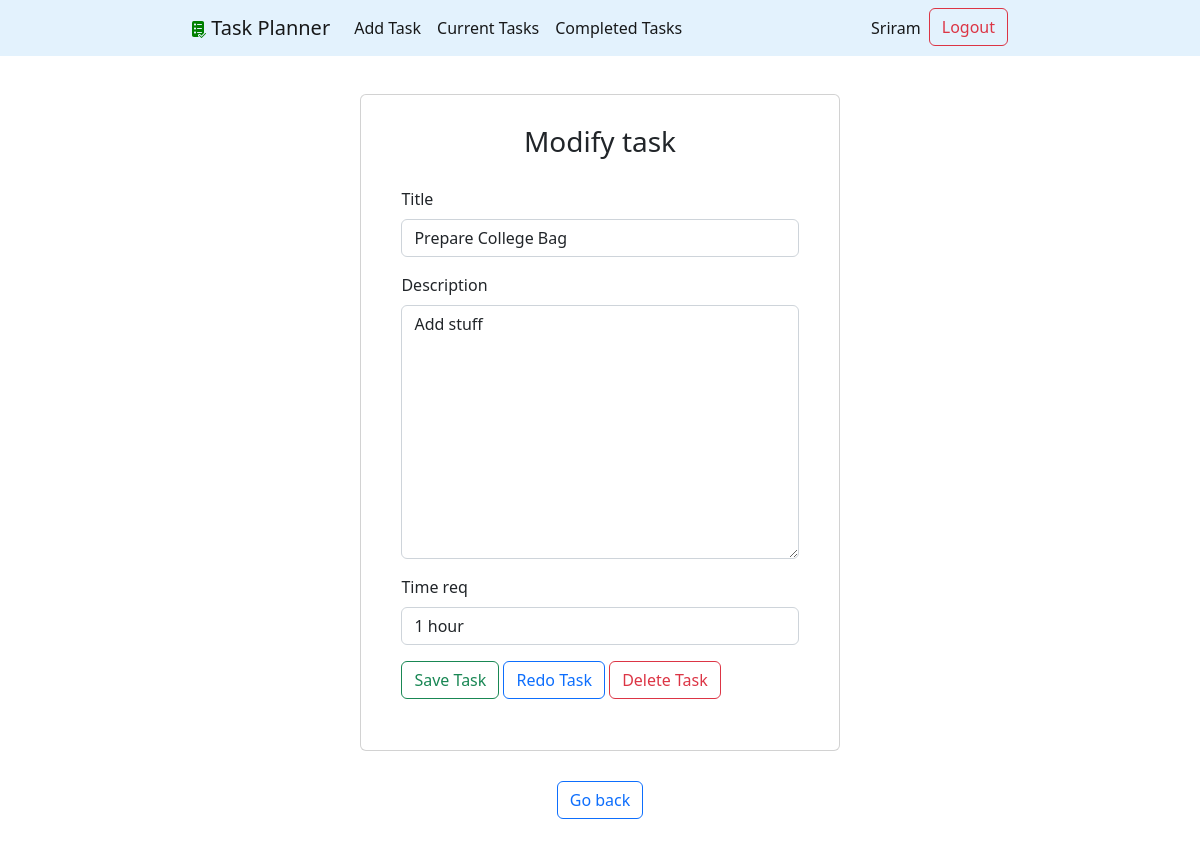
Page /task/11 (signed in) on the committed database.
### taskplanner/models.py (models this page shows, shortened)
class Task(models.Model):
    title = models.CharField(max_length=100)
    description = models.TextField(blank=True)
    created = models.DateField(auto_now_add=True)
    time_req = models.CharField(max_length=100,null=True,blank=True)
    completed = models.BooleanField(null=True,blank=True)
    completed_date = models.DateTimeField(null=True,blank=True)
    user = models.ForeignKey(User, on_delete=models.CASCADE)

### taskplanner/views.py (the view, shortened to what this page needs)
# urls.py: path('task/<int:task_pk>', views.viewtask, name='viewtask'),
@login_required
def viewtask(request, task_pk):
    task = get_object_or_404(Task,pk=task_pk, user = request.user)
    data = {'task':task}
    if request.method == 'GET':
        form = TaskForm(instance=task)
        data['form'] = form
        return render(request, 'taskplanner/task.html', data)

### taskplanner/forms.py
class TaskForm(ModelForm):
    class Meta:
        model = Task
        fields = ['title','description','time_req']

### taskplanner/templates/taskplanner/task.html (shortened to what this page needs)
{% extends 'taskplanner/base.html'%}
{% block content %}
    <div class="card task">
        <h3 class="text-center">Modify task</h3>
        <form action="" method="post" class="task">
            <div class="mb-3">
                <label for="id_title" class="form-label">Title</label>
                <input type="text" name="title" maxlength="100" required="" id="id_title" class="form-control" value="{{ task.title }}">
            </div>
            <div class="mb-3">
                <label for="id_description" class="form-label">Description</label>
                <textarea name="description" cols="40" rows="10" id="id_description" class="form-control" value="">{{ task.description }}</textarea>
            </div>
            <div class="mb-3">
                <label for="id_time_req" class="form-label" >Time req</label>
                <input type="text" name="time_req" id="id_time_req" class="form-control" value="{{ task.time_req }}">
            </div>
        <button type="submit" class="btn btn-outline-success"> Save Task</button>
        {% if task.completed is not True %}
        <button type="button" class="btn btn-outline-primary" onclick="$('#complete').click()">Complete Task</button>
        {% else %}
        <button type="button" class="btn btn-outline-primary" onclick="$('#complete').click()">Redo Task </button>
        {% endif %}
        <button type="button" class="btn btn-outline-danger" onclick="$('#delete').click()">Delete Task </button>
        </form>
    </div>
<a href="{% url 'home' %}" class="btn btn-outline-primary"> Go back </a>
<br>
{% endblock %}

### taskplanner/templates/taskplanner/base.html (shortened to what this page needs)
<!DOCTYPE html>
<html lang="en">
<head>
    {% load static %}
    <link href="https://cdn.jsdelivr.net/npm/bootstrap@5.2.3/dist/css/bootstrap.min.css" rel="stylesheet">
    <link href="{% static 'taskplanner/styles.css' %}" rel="stylesheet">
</head>
<body>
    <nav class="navbar navbar-expand-md">
        <div class="container-fluid">
          <a class="navbar-brand" href="#">
            <img src="{% static 'logo.png'%}" alt="">
            <span >Task Planner </span>
          </a>
          <div class="collapse navbar-collapse text-center" id="navbarSupportedContent">
            <ul class="navbar-nav">
              {% if user.is_authenticated %}
              <li class="nav-item">
                  <a class="nav-link active" aria-current="page" href="{% url 'addtask' %}">Add Task</a>
              </li>
              <li class="nav-item">
                <a class="nav-link active" aria-current="page"  href="{% url 'home' %}" >Current Tasks</a>
              </li>
              <li class="nav-item">
                <a class="nav-link active" aria-current="page"  href="{% url 'viewcompletedtasks' %}" > Completed Tasks </a>
              </li>
              {% endif %}
            </ul>
            <ul class="navbar-nav ms-auto">
                {% if user.is_authenticated %}
                <li class="nav-item">
                    <a class="nav-link active" aria-current="page">{{ user.username }}</a>
                </li>
                <form action="{% url 'logoutuser' %}" method="post">
                    <button type="submit" class="btn btn-outline-danger">Logout</button>
                </form>
                {% endif %}
              </ul>
          </div>
        </div>
    </nav>
    <div class="content">
      {% block content %}
      {% endblock %}
    </div>
</body>
</html>

### taskplanner/static/taskplanner/styles.css (style rules this page uses)
.content { display: flex; flex-direction: column; align-items: center; }
.navbar { background-color: #e3f2fd; }
.navbar .container-fluid { display: flex; margin: 0 15%; align-items: center; }
.task { margin: 2.5% 0; padding: 2.5%; width: 40%; }
.task .task { width: 100%; }

### rows in the picture
Task: title "Prepare College Bag", description "Add stuff", time_req "1 hour"

### other values in the picture
{{ user.username }} "Sriram"
